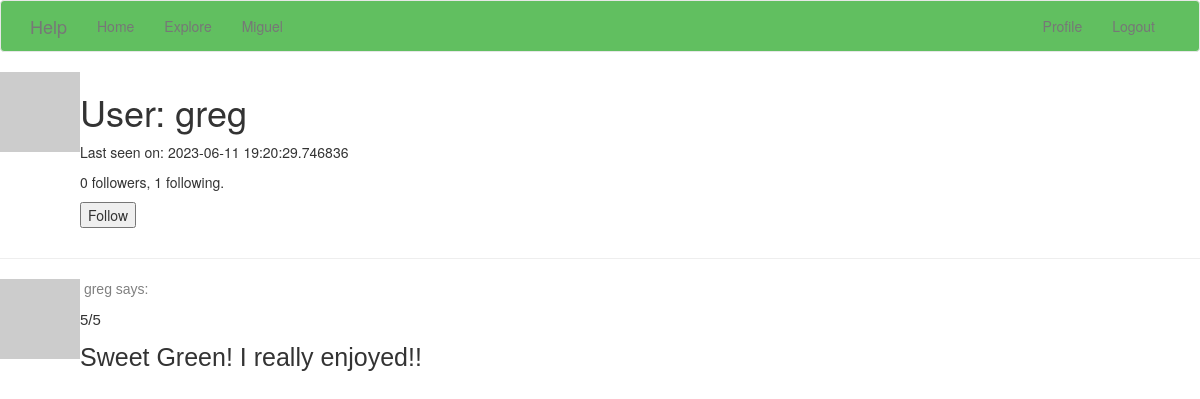
Page /user/greg (signed in) on the committed database.
### app/models.py (models this page shows, shortened)
class User(UserMixin, db.Model):
    id = db.Column(db.Integer, primary_key=True)
    username = db.Column(db.String(64), index=True, unique=True)
    email = db.Column(db.String(120), index=True, unique=True)
    password_hash = db.Column(db.String(128))
    posts = db.relationship('Post', backref='author', lazy='dynamic')
    about_me = db.Column(db.String(140))
    last_seen = db.Column(db.DateTime, default=datetime.utcnow)
    followed = db.relationship(
        'User', secondary=followers,
        primaryjoin=(followers.c.follower_id == id),
        secondaryjoin=(followers.c.followed_id == id),
        backref=db.backref('followers', lazy='dynamic'), lazy='dynamic')
    def avatar(self, size):
        digest = md5(self.email.lower().encode('utf-8')).hexdigest()
        return 'https://www.gravatar.com/avatar/729e26a2a2c7ff24a71958d4aa4e5f35'.format(
            digest, size)
    def is_following(self, user):
        return self.followed.filter(
            followers.c.followed_id == user.id).count() > 0

class Post(db.Model):
    id = db.Column(db.Integer, primary_key=True)
    body = db.Column(db.String(140))
    timestamp = db.Column(db.DateTime, index=True, default=datetime.utcnow)
    user_id = db.Column(db.Integer, db.ForeignKey('user.id'))
    rating = db.Column(db.Integer, default=0)

### app/routes.py (the view)
@app.route('/user/<username>')
@login_required
def user(username):
    user = User.query.filter_by(username=username).first_or_404()
    page = request.args.get('page', 1, type=int)
    posts = user.posts.order_by(Post.timestamp.desc()).paginate(
        page=page, per_page=app.config['POSTS_PER_PAGE'], error_out=False)
    next_url = url_for('user', username=user.username, page=posts.next_num) \
        if posts.has_next else None
    prev_url = url_for('user', username=user.username, page=posts.prev_num) \
        if posts.has_prev else None
    form = EmptyForm()
    return render_template('user.html', user=user, posts=posts.items,
                           next_url=next_url, prev_url=prev_url, form=form)

### app/forms.py
class EmptyForm(FlaskForm):
    submit = SubmitField('Submit')

### app/models.py (called while the page is built)
@login.user_loader
def load_user(id):
    return User.query.get(int(id))

### app/routes.py (called while the page is built)
@app.before_request
def before_request():
    if current_user.is_authenticated:
        current_user.last_seen = datetime.utcnow()
        db.session.commit()

### app/templates/user.html (shortened to what this page needs)
{% extends "base.html" %}
{% block content %}
    <table>
        <tr valign="top">
            <td><img src="{{ user.avatar(128) }}"></td>
            <td>
                <h1>User: {{ user.username }}</h1>
                {% if user.last_seen %}<p>Last seen on: {{ user.last_seen }}</p>{% endif %}
                <p>{{ user.followers.count() }} followers, {{ user.followed.count() }} following.</p>
                {% if user == current_user %}
                <p><a href="{{ url_for('edit_profile') }}">Edit your profile</a></p>
                {% elif not current_user.is_following(user) %}
                <p>
                    <form action="{{ url_for('follow', username=user.username) }}" method="post">
                        {{ form.submit(value='Follow') }}
                    </form>
                </p>
                {% endif %}
            </td>
        </tr>
    </table>
    <hr>
    {% for post in posts %}
        {% include '_post.html' %}
    {% endfor %}
{% endblock %}

### app/templates/_post.html
    <table>
        <tr valign="top">
            <td><img src="{{ post.author.avatar(36) }}"></td>
            <td>
                <a href="{{ url_for('user', username=post.author.username) }}">
                    <p style="font-family: Helvetica; color: grey" >&nbsp{{ post.author.username }} says:</p>
                </a>
              <body>
              <p style="font-family: Helvetica; font-size: 15px"> {{ post.rating}}/5</p>
              <p style="font-family: Helvetica; font-size: 25px"> {{ post.body }} </p>
              <br>
              </body>
            </td>
        </tr>
    </table>

### rows in the picture
User: username "greg", last_seen "2023-06-11 19:20:29.746836"
Post: author.username "greg", rating "5", body "Sweet Green! I really enjoyed!!"

### other values in the picture
{{ user.followers.count() }} "0"
{{ user.followed.count() }} "1"
